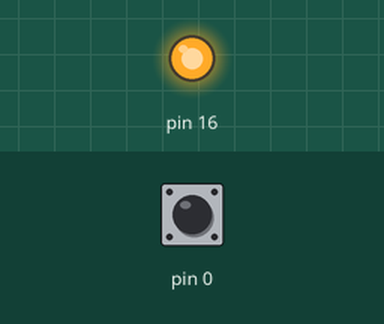
The sketch below on a simulated Arduino Uno, built with avr-gcc and run on an emulated ATmega328P. Parts: output pins drawn as LEDs (lit = HIGH). Inputs (shaded band) come from the test bench; at power-on: pin 0 HIGH.

Above: at 1.2 s.
1.3 s: pin 0 pulled LOW for 0.15 s
At 1.37 s:
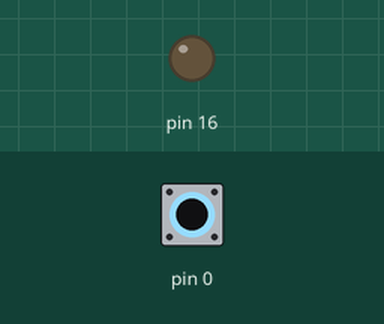
2.9 s: pin 0 pulled LOW for 3.2 s
At 7.3 s:
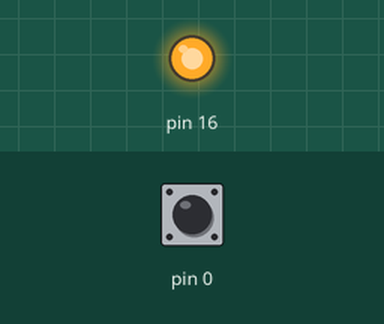
Timing chart, 0 to 8.8 s (numbered marks = the images above; inputs shaded):
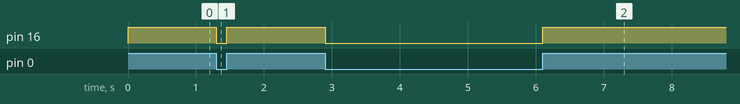

The sketch:

BAITAP1_IOT11.ino
```cpp
void setup()
{
  pinMode(16,OUTPUT);
  pinMode(0,INPUT_PULLUP);
  digitalWrite(16,1);
}

void loop()
{
  while(digitalRead(0)==0)
       digitalWrite(16,0);
   digitalWrite(16,1);
}
```

Measured:
- after the input at 1.3 s, pin 16: HIGH → LOW at once, → HIGH 0.15 s later
- after the input at 2.9 s, pin 16: HIGH → LOW at once, → HIGH 3.2 s later
